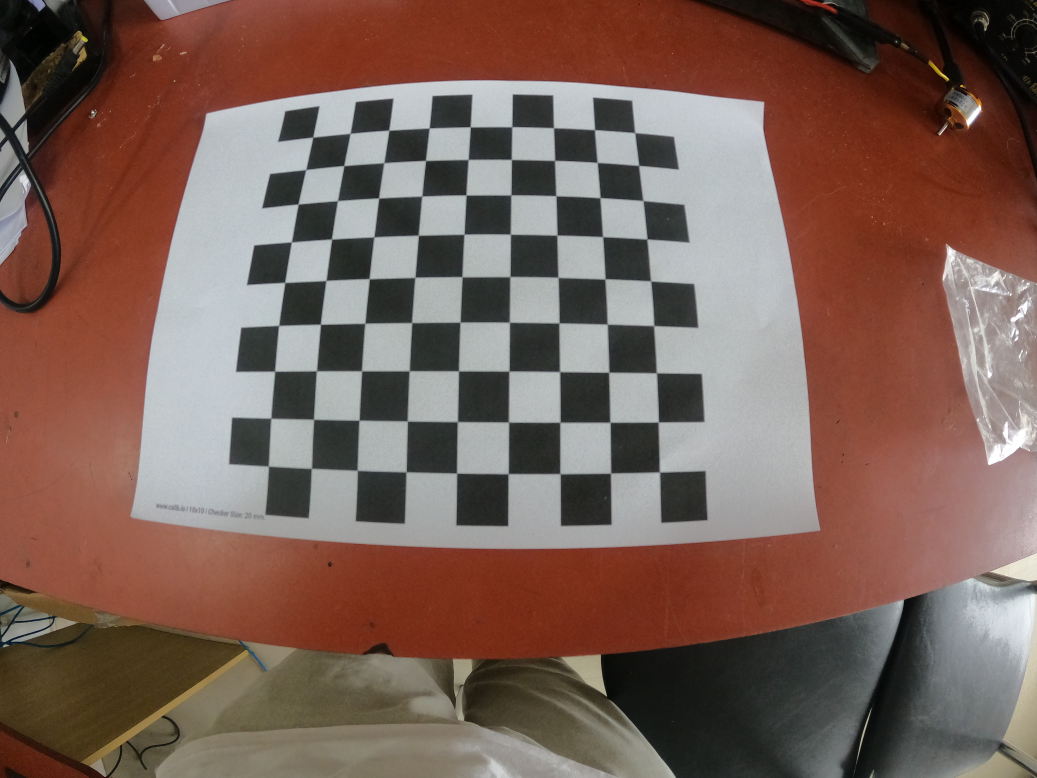
#> input picture gopro9/G0010756.JPG, 5184 x 3888 px (shown at 1/5 size); its folder holds only this picture in this run
$ python code2.py
#> lines starting #> are read from the running program, lines starting #| are printed output that depends on the picture
import numpy as np
import cv2
import glob
import yaml
import os


# Termination criteria
criteria = (cv2.TERM_CRITERIA_EPS + cv2.TERM_CRITERIA_MAX_ITER, 30, 0.001)

# Prepare object points, like (0,0,0), (1,0,0), (2,0,0) ....,(6,5,0)
objp = np.zeros((9*9, 3), np.float32)
square_size = 15  # tamanho real do quadrado em mm
objp[:, :2] = np.mgrid[0:9, 0:9].T.reshape(-1, 2) * square_size

# Arrays to store object points and image points from all the images.
objpoints = []  # 3D point in real world space
imgpoints = []  # 2D points in image plane.

# Load images from specified directory
images = glob.glob(r'/home/jardel/Desktop/camera_calibration/gopro9/*.JPG')

# Create a results directory to save corrected images
results_dir = '/home/jardel/Desktop/camera_calibration/results-gopro'
os.makedirs(results_dir, exist_ok=True)

found = 0
for fname in images:
    img = cv2.imread(fname)  # Capture frame-by-frame
#> img is the input picture: shape (3888, 5184, 3); mean B, G, R 87.4, 96.7, 122.1
    gray = cv2.cvtColor(img, cv2.COLOR_BGR2GRAY)
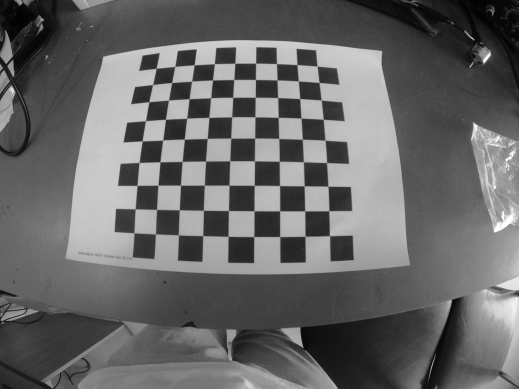
#> gray: shape (3888, 5184) (shown at 1/10 size); min 0, max 255, mean 103.3

    # Find the chess board corners
    ret, corners = cv2.findChessboardCorners(gray, (9, 9), None)
#> ret = True; corners = 81 rows, first 8: [1568.1, 689.2], [1753, 668.5], [1947.7, 654.4], [2148, 642], [2354, 637], [2563.7, 632.9], [2769, 639.5], [2976.5, 647.5]

    # If found, add object points, image points (after refining them)
    if ret:
        objpoints.append(objp)  # Every loop objp is the same, in 3D.
        corners2 = cv2.cornerSubPix(gray, corners, (11, 11), (-1, -1), criteria)
#> corners2 = 81 rows, first 8: [1566.3, 687.2], [1752.6, 668.2], [1946.3, 652.4], [2148, 641.5], [2353.3, 636.4], [2562.4, 634.5], [2769.9, 640.2], [2975.1, 649.4]
        imgpoints.append(corners2)

        # Draw and display the corners
        img = cv2.drawChessboardCorners(img, (9, 9), corners2, ret)
        found += 1

        # Resize the image for visualization
        img_resized = cv2.resize(img, (1080, 720))  # Ajuste as dimensões conforme necessário
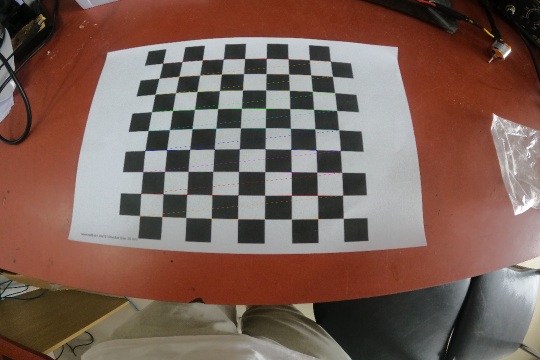
#> img_resized: shape (720, 1080, 3) (shown at 1/2 size); mean B, G, R 87.2, 96.6, 122.1
        cv2.imshow('img', img_resized)
        cv2.waitKey(500)

# Calibration
ret, mtx, dist, rvecs, tvecs = cv2.calibrateCamera(objpoints, imgpoints, gray.shape[::-1], None, None)
#> ret = 1.22; mtx = [[1249.6, 0, 2577.7], [0, 1241.5, 1946.6], [0, 0, 1]]; dist = [[-0.0843, 0.014, 0.000922, 0.00115, -0.00157]]; rvecs = ([-0.0811, -0.0109, 0.00622],); tvecs = ([-76.25, -95.46, 80.42],)

# Transform the matrix and distortion coefficients to writable lists
data = {
    'camera_matrix': np.asarray(mtx).tolist(),
    'dist_coeff': np.asarray(dist).tolist()
}
#> data = {'camera_matrix': [[1249.6, 0, 2577.7], [0, 1241.5, 1946.6], [0, 0, 1]], 'dist_coeff': [[-0.0843, 0.014, 0.000922, 0.00115, -0.00157]]}

# Save calibration data to a file
with open("calibration_matrix-gopro.yaml", "w") as f:
    yaml.dump(data, f)

# Apply undistortion to the images and display original and corrected images
for idx, fname in enumerate(images):
    img = cv2.imread(fname)

    # Undistort the image using the calibration parameters
    h, w = img.shape[:2]
    new_camera_mtx, roi = cv2.getOptimalNewCameraMatrix(mtx, dist, (w, h), 1, (w, h))
#> new_camera_mtx = [[1249.6, 0, 2577.7], [0, 920.4, 1989.3], [0, 0, 1]]; roi = (0, 546, 5183, 2882)
    dst = cv2.undistort(img, mtx, dist, None, new_camera_mtx)
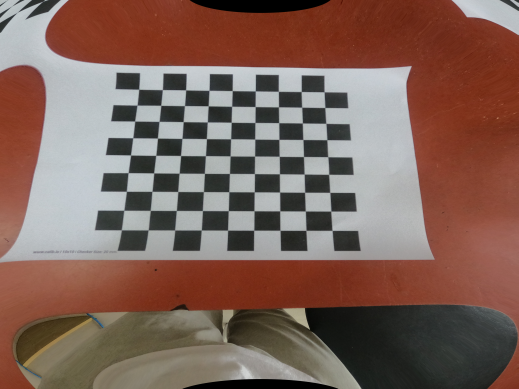
#> dst: shape (3888, 5184, 3) (shown at 1/10 size); mean B, G, R 89.3, 99.1, 126.5

    # Resize images for side-by-side visualization
    img_resized = cv2.resize(img, (640, 480))  # Resize original
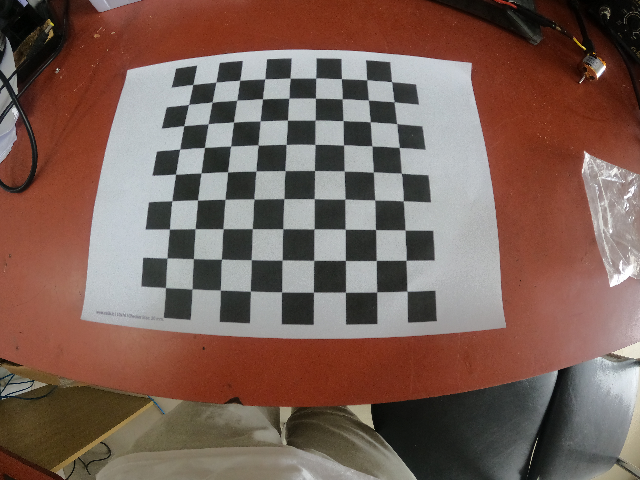
#> img_resized: shape (480, 640, 3); mean B, G, R 87.3, 96.6, 122
    dst_resized = cv2.resize(dst, (640, 480))  # Resize corrected
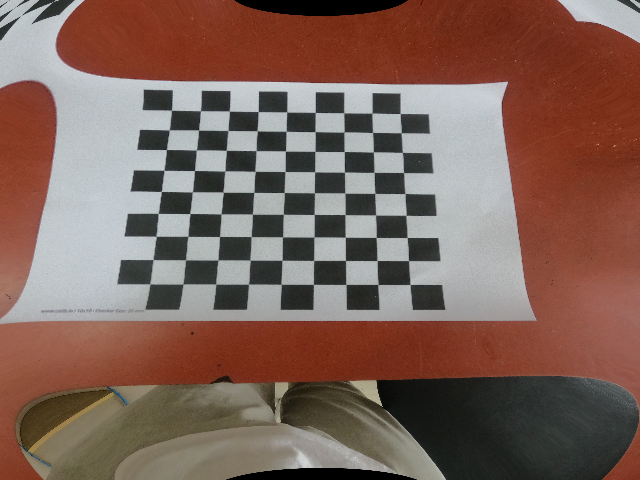
#> dst_resized: shape (480, 640, 3); mean B, G, R 89.2, 99, 126.4

    # Concatenate the original and corrected images horizontally
    combined = np.hstack((img_resized, dst_resized))
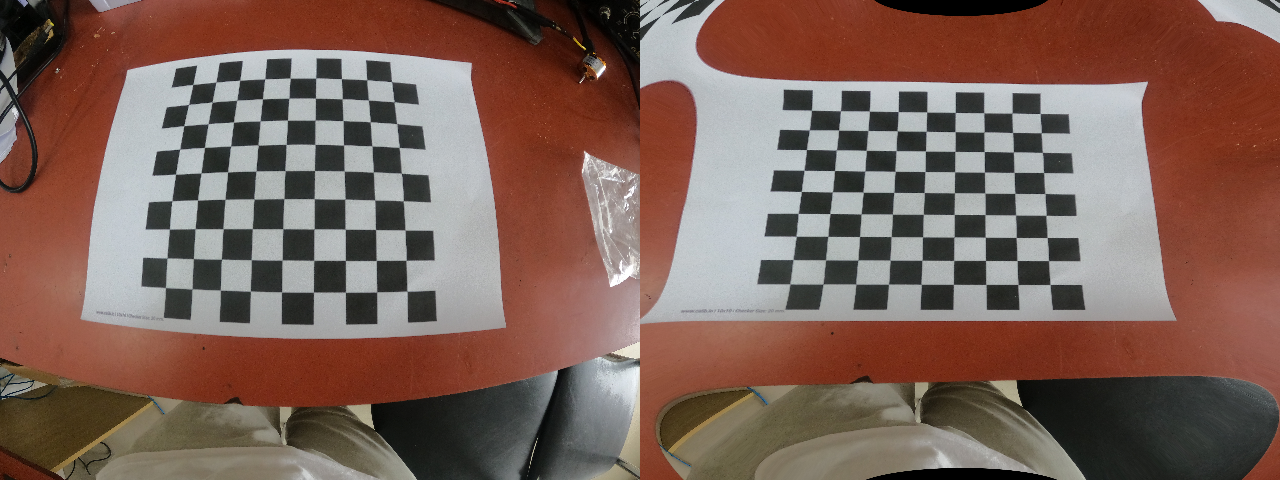
#> combined: shape (480, 1280, 3); mean B, G, R 88.2, 97.8, 124.2

    # Display the combined image
    cv2.imshow('Original vs Corrected', combined)
    cv2.waitKey(500)

    # Save the corrected image
    corrected_image_name = os.path.join(results_dir, f'corrected_{idx}.png')
    cv2.imwrite(corrected_image_name, dst)

print("Number of images used for calibration: ", found)

# When everything done, release the capture
cv2.destroyAllWindows()

$ run again, on gopro9/G0010764.JPG
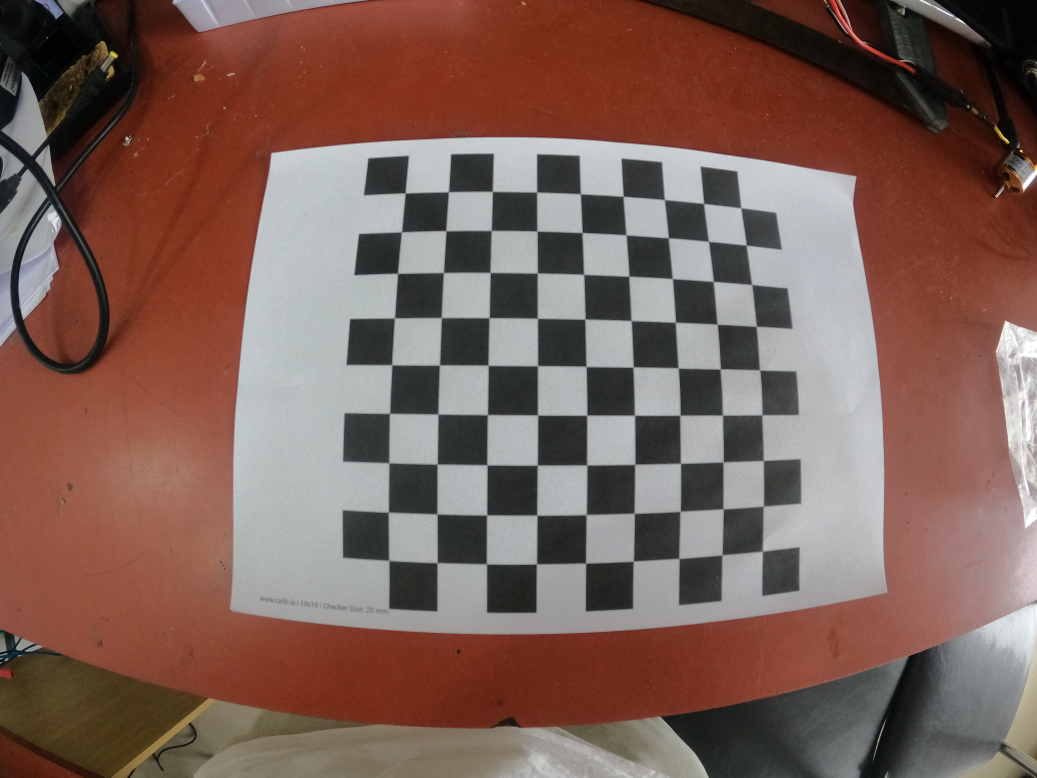
#> input picture gopro9/G0010764.JPG, 5184 x 3888 px (shown at 1/5 size)
#> img is the input picture: shape (3888, 5184, 3); mean B, G, R 88.1, 96.7, 124.8
#> `ret, corners = cv2.findChessboardCorners(gray, (9, 9), None)`: ret = True; corners = 81 rows, first 8: [2028, 965.5], [2246.1, 958.6], [2464, 959.5], [2686, 963], [2906.6, 973.5], [3118, 983.5], [3325, 1000.5], [3520, 1019.5]
#> corners2 = 81 rows, first 8: [2027.6, 965.8], [2244.4, 960.4], [2463.9, 958.9], [2685.5, 962.1], [2904.8, 971.4], [3118.8, 983.6], [3324.4, 999.5], [3521.5, 1018]
#> `img_resized = cv2.resize(img, (1080, 720))`:
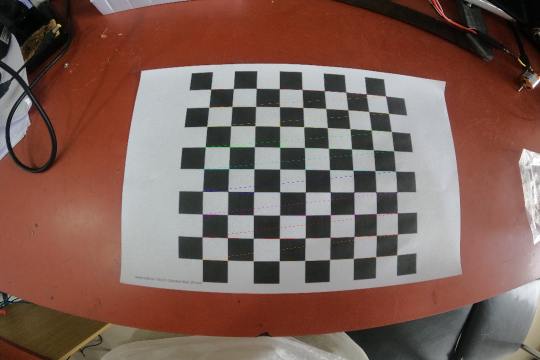
#> img_resized: shape (720, 1080, 3) (shown at 1/2 size); mean B, G, R 87.9, 96.5, 124.8
#> `ret, mtx, dist, rvecs, tvecs = cv2.calibrateCamera(objpoints, imgpoint..`: ret = 1.18; mtx = [[689.7, 0, 2557], [0, 688.1, 1964.2], [0, 0, 1]]; dist = [[-0.0261, 0.00136, -0.000191, 0.000975, -5.14e-05]]; rvecs = ([-0.037, -0.00662, 0.0085],); tvecs = ([-36.38, -68.5, 43.94],)
#> data = {'camera_matrix': [[689.7, 0, 2557], [0, 688.1, 1964.2], [0, 0, 1]], 'dist_coeff': [[-0.0261, 0.00136, -0.000191, 0.000975, -5.14e-05]]}
#> new_camera_mtx = [[689.7, 0, 2557], [0, 481.8, 2008], [0, 0, 1]]; roi = (0, 633, 5183, 2722)
#> `combined = np.hstack((img_resized, dst_resized))`:
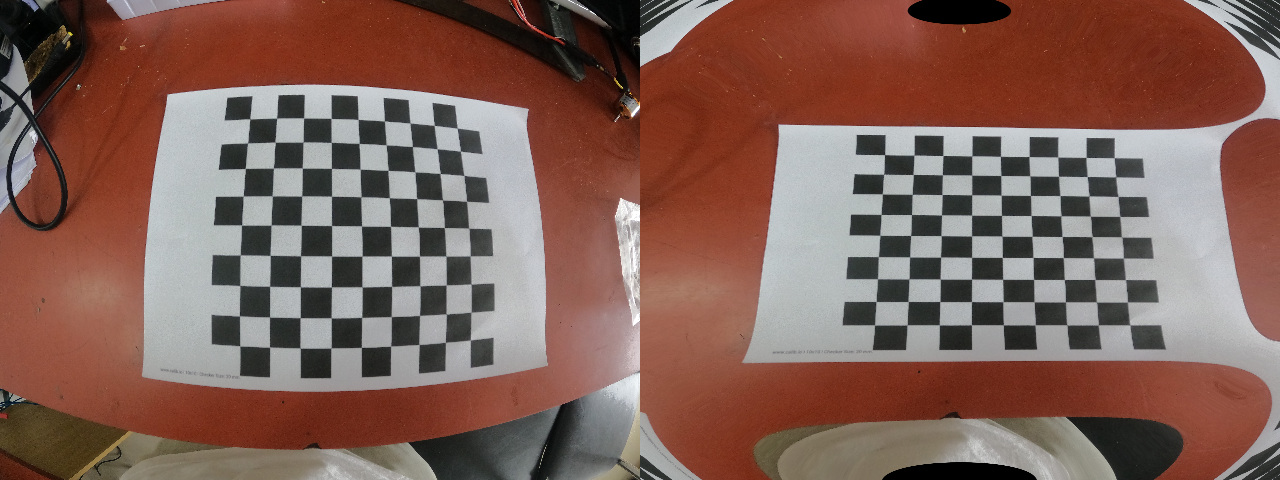
#> combined: shape (480, 1280, 3); mean B, G, R 87.6, 97, 128.8

$ run again, on gopro9/G0010766.JPG
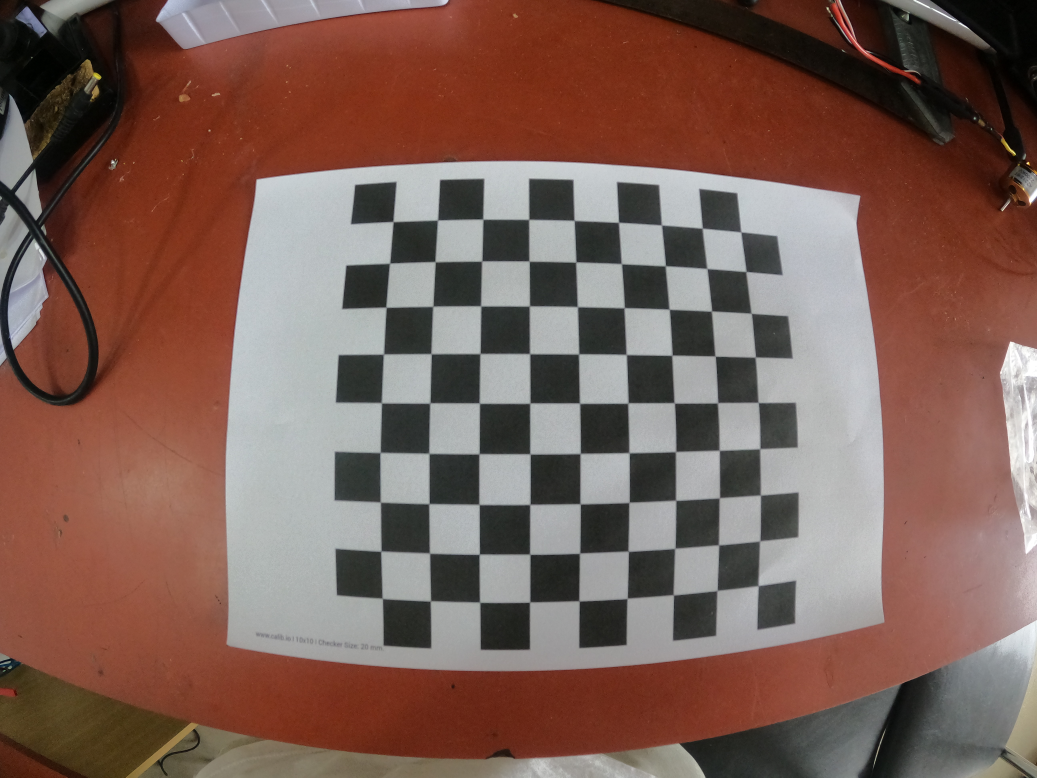
#> input picture gopro9/G0010766.JPG, 5184 x 3888 px (shown at 1/5 size)
#> img is the input picture: shape (3888, 5184, 3); mean B, G, R 86.9, 96.1, 124.5
#> `ret, corners = cv2.findChessboardCorners(gray, (9, 9), None)`: ret = True; corners = 81 rows, first 8: [1968.5, 1109], [2192.1, 1100.5], [2418.1, 1100.9], [2645.5, 1099], [2873.5, 1104], [3095.5, 1113.5], [3310, 1127.5], [3513.5, 1141.5]
#> corners2 = 81 rows, first 8: [1967.2, 1109.3], [2189.7, 1102.6], [2417.4, 1098.5], [2645, 1099.4], [2872.6, 1103.6], [3096.5, 1112.9], [3311.1, 1128.2], [3514.3, 1141.8]
#> `img_resized = cv2.resize(img, (1080, 720))`:
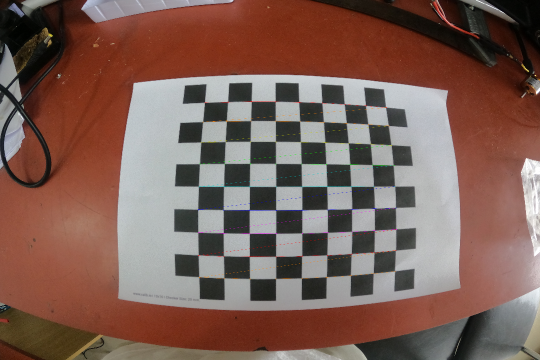
#> img_resized: shape (720, 1080, 3) (shown at 1/2 size); mean B, G, R 86.8, 95.9, 124.5
#> `ret, mtx, dist, rvecs, tvecs = cv2.calibrateCamera(objpoints, imgpoint..`: ret = 1.21; mtx = [[1165.3, 0, 2585.9], [0, 1165.5, 1985.3], [0, 0, 1]]; dist = [[-0.0725, 0.00909, -0.000803, 0.000192, -0.0005]]; rvecs = ([-0.0599, -0.00952, 0.000681],); tvecs = ([-41.07, -58.01, 72.68],)
#> data = {'camera_matrix': [[1165.3, 0, 2585.9], [0, 1165.5, 1985.3], [0, 0, 1]], 'dist_coeff': [[-0.0725, 0.00909, -0.000803, 0.000192, -0.0005]]}
#> new_camera_mtx = [[732.2, 0, 2592.6], [0, 898.2, 1977.6], [0, 0, 1]]; roi = (968, 448, 3257, 2996)
#> `combined = np.hstack((img_resized, dst_resized))`:
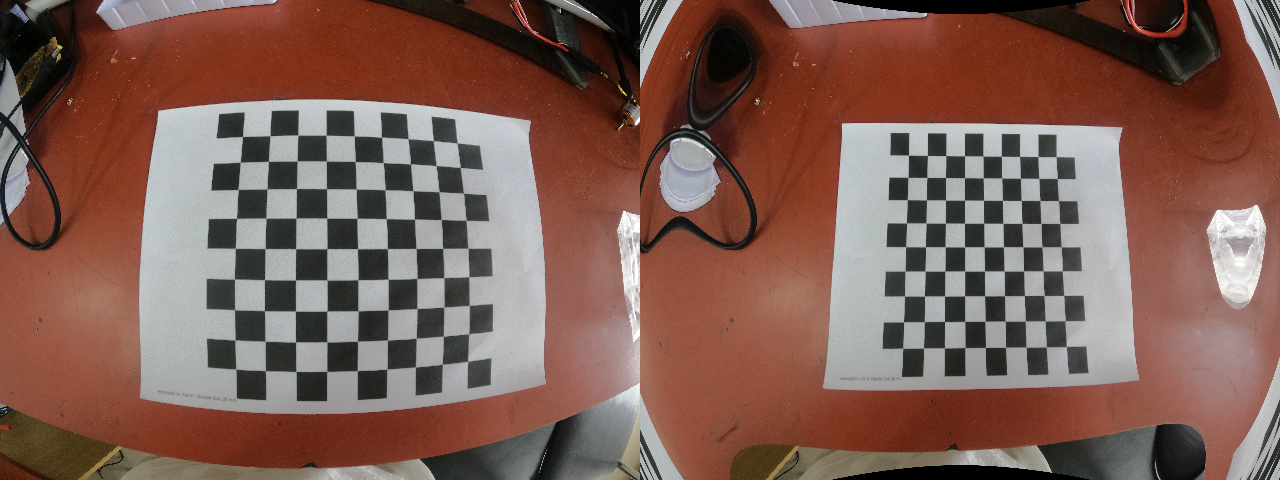
#> combined: shape (480, 1280, 3); mean B, G, R 84, 93.6, 125.5
